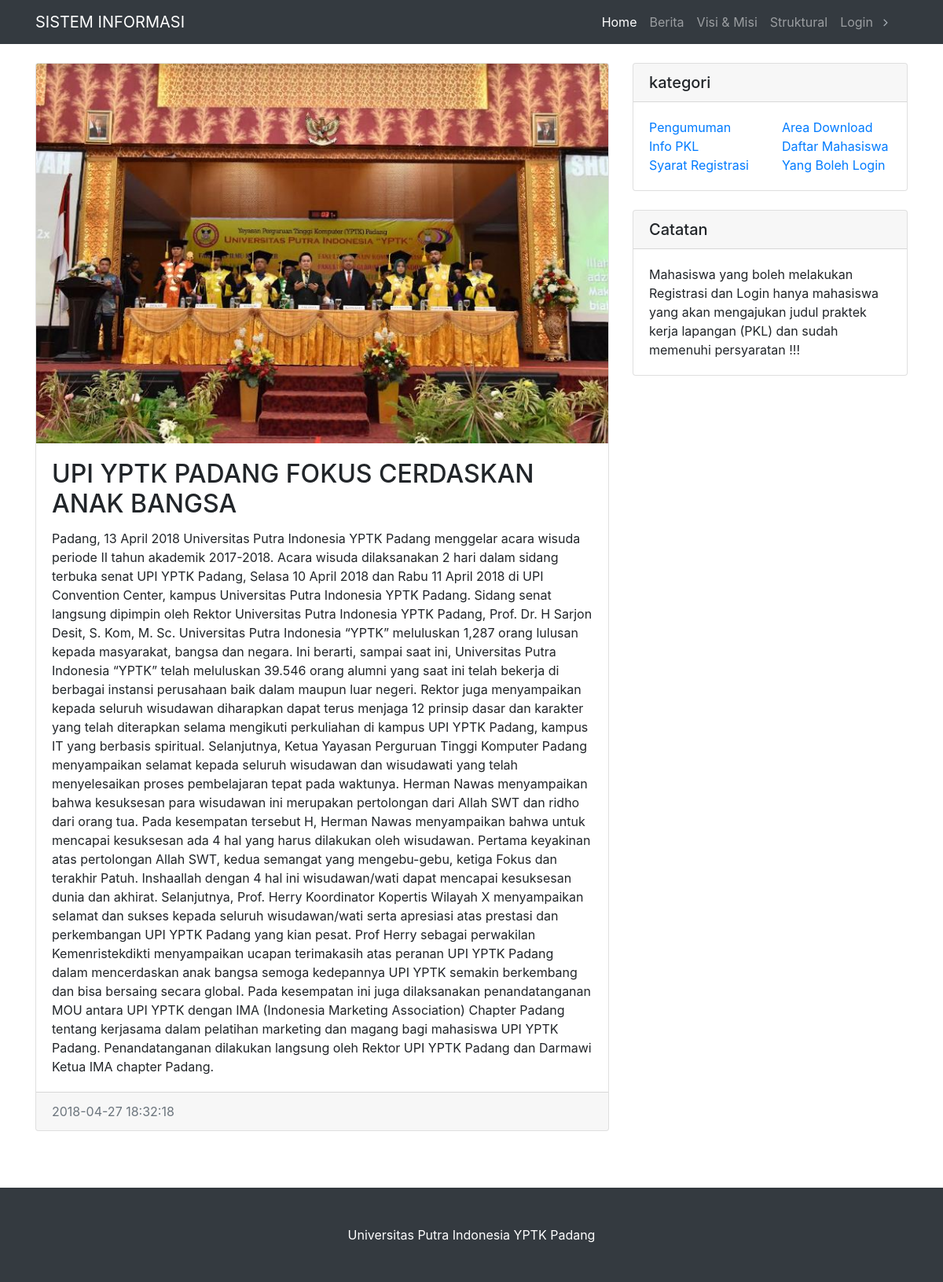
Screenshot of /?p=isiberita&kd_berita=10 with the database file from the repository.
### tables this page shows
CREATE TABLE IF NOT EXISTS `berita` (
  `kd_berita` int(11) NOT NULL AUTO_INCREMENT,
  `judul_berita` varchar(100) NOT NULL,
  `kepala_berita` text NOT NULL,
  `isi_berita` text NOT NULL,
  `foto_berita` text NOT NULL,
  `tgl_post` datetime NOT NULL DEFAULT '0000-00-00 00:00:00',
  PRIMARY KEY (`kd_berita`)
);

### isiberita.php (the view)
 <?php
include 'koneksi.php';
$tampil = mysqli_query($kon, "select * from berita where kd_berita = '$_GET[kd_berita]'");
while($data = mysqli_fetch_array($tampil)):?>
<div class="card mb-4">
  <img class="card-img-top" src="img/berita/<?php echo $data['foto_berita'];?>" alt="Card image cap">
    <div class="card-body">
      <h2 class="card-title"><?php echo $data['judul_berita'];?></h2>
        <p class="card-text"><?php echo $data['isi_berita'];?></p>
    </div>
    <div class="card-footer text-muted">
      <?php echo $data['tgl_post'];?>
    </div>
</div>
<?php endwhile ;?>

### assets/css/blog-home.css (style rules this page uses)
body { padding-top: 54px; }
@media (min-width: 992px) { body { padding-top: 56px; } }

### assets/css/sb-admin.css (style rules this page uses)
html { position: relative; min-height: 100%; }
body { overflow-x: hidden; }

### rows the page displays
berita: foto_berita (picture), judul_berita "UPI YPTK PADANG FOKUS CERDASKAN ANAK BANGSA", isi_berita "Padang, 13 April 2018 Universitas Putra Indonesia YPTK Padang menggelar acara wisuda periode II tahun akademik 2017-2018. Acara wisuda dilaksanakan 2 hari dalam sidang terbuka senat UPI YPTK Padang, Selasa 10 April 2018 dan Rabu 11 April 2018 di UPI Convention Center, kampus Universitas Putra Indonesia YPTK Padang. Sidang senat langsung dipimpin oleh Rektor Universitas Putra Indonesia YPTK Padang, Prof. Dr. H Sarjon Desit, S. Kom, M. Sc. Universitas Putra Indonesia “YPTK” meluluskan 1,287 orang lulusan kepada masyarakat, bangsa dan negara. Ini berarti, sampai saat ini, Universitas Putra Indonesia “YPTK” telah meluluskan 39.546 orang alumni yang saat ini telah bekerja di berbagai instansi…", tgl_post "2018-04-27 18:32:18"
